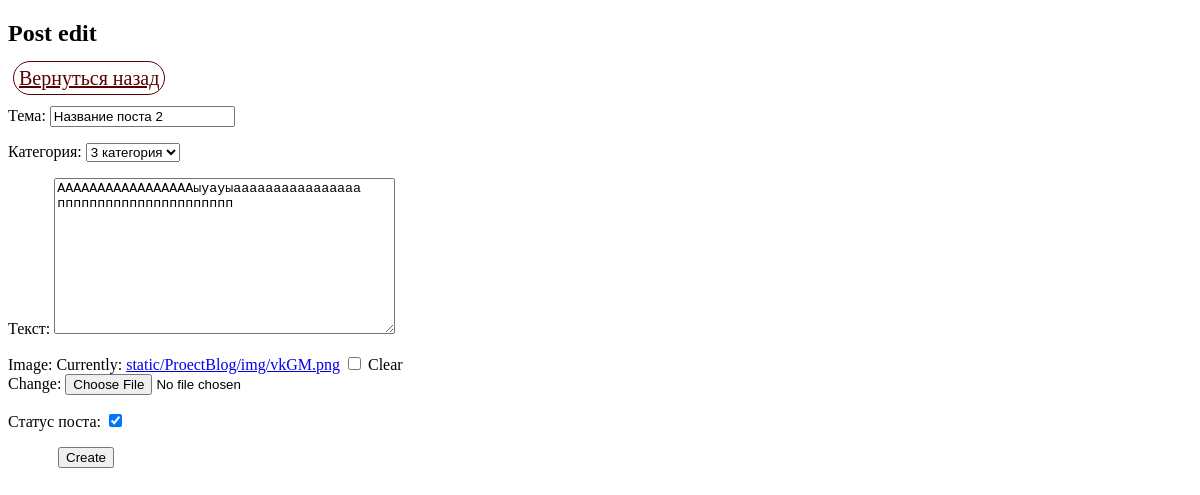
Before: /post/edit/12 with the older database file.
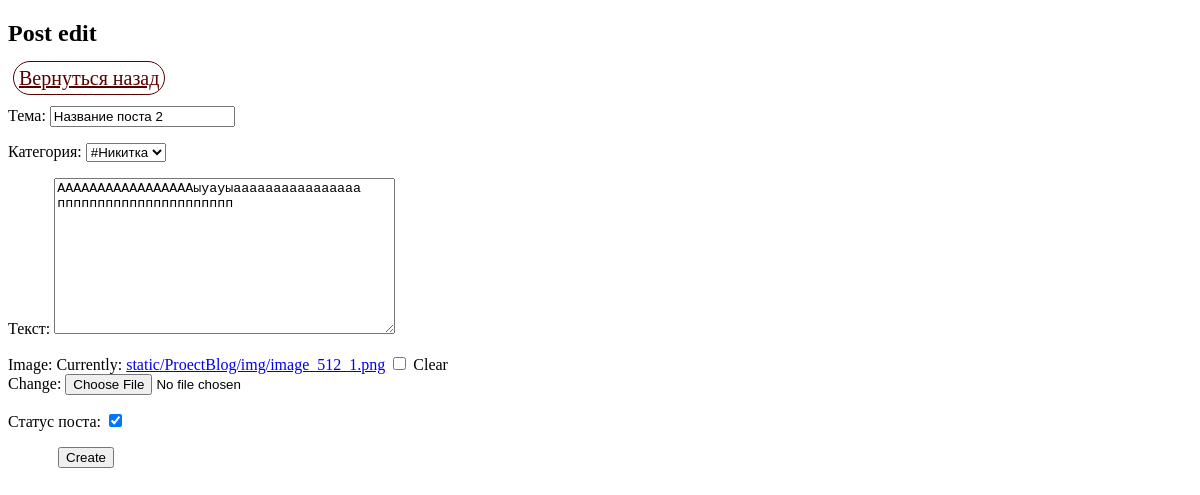
After: the same page with the newer database file.
### blog/models.py (models this page shows, shortened)
class Post(models.Model):
    title = models.CharField(max_length=100, verbose_name='Тема')
    text = models.TextField(verbose_name='Текст')
    created_date = models.DateTimeField(verbose_name='Дата создания', auto_now_add=True, )
    publish_date = models.DateTimeField(verbose_name='Дата публикации', auto_now_add=True)
    status_published_post = models.BooleanField(default=False, verbose_name='Статус поста')
    category = models.ForeignKey('Category', verbose_name='Категория', blank=True, null=True, on_delete=models.CASCADE)
    image = models.ImageField(upload_to='static/ProectBlog/img/', null=True, blank=True)
    author = models.ForeignKey("auth.User", on_delete=models.CASCADE, blank=True, null=True)

### blog/views.py (the view, shortened to what this page needs)
# urls.py: path('post/edit/<int:post_pk>', post_edit, name='post_edit'),
def post_edit(request, post_pk):
    post = get_object_or_404(Post, pk=post_pk)
    if request.method == 'GET':
        form = PostForm(instance=post)
        return render(request, 'blog/post_edit.html', {'form': form})

### blog/forms.py
class PostForm(forms.ModelForm):
    class Meta:
        model = Post
        fields = (
            'title',
            'category',
            'text',
            'image',
            'status_published_post',
        )

### blog/models.py (called while the page is built)
    def __str__(self):
        return f'{self.text}'

### blog/templates/blog/post_edit.html (shortened to what this page needs)
<!DOCTYPE html>
<html>
<body>
<h2>Post edit</h2>
        <a style="font-size: 20px; margin: 5px; color: #580000; border: 1px solid; border-radius: 25px; padding: 5px "
           href="{% url 'post_list' %}"> Вернуться назад
        </a>
<form method="post" enctype="multipart/form-data">
    {{ form.as_p}}
  <input type="submit" value="Create"; style="margin-left: 50px" >
</form>
</body>
</html>

Changed rows visible on the page:
changed Post "Название поста 2": category "3 категория" → "#Никитка"
Other visible differences:
text no longer shown: "Тема: Категория: Текст: Image: Currently: static/ProectBlog/img/vkGM.png Clear Change: Статус поста:"
text now shown: "Тема: Категория: Текст: Image: Currently: static/ProectBlog/img/image_512_1.png Clear Change: Статус поста:"
